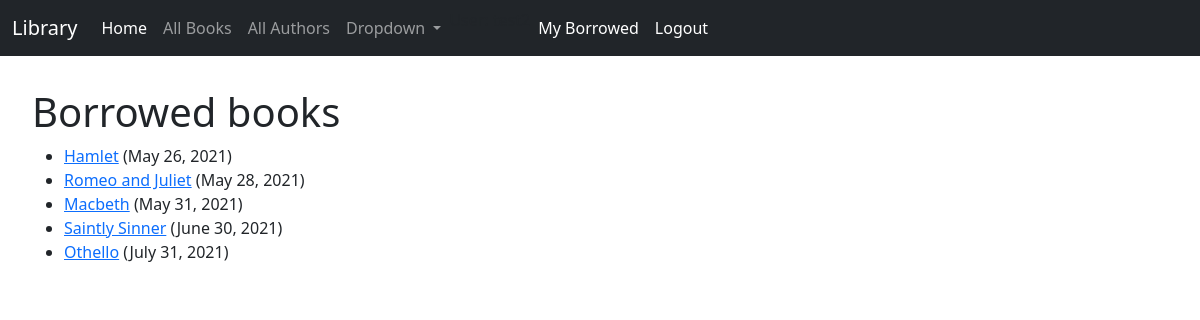
/catalog/mybooks/ (signed in), run on an earlier commit of the app's database.
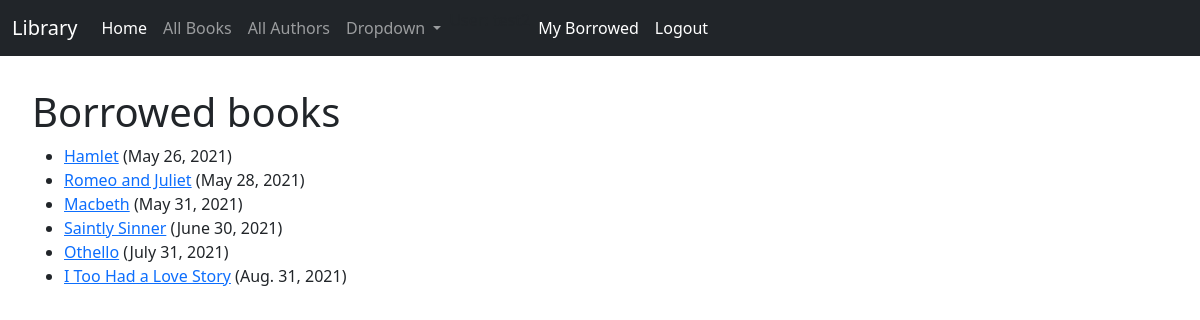
And on a later commit of the database.
### catalog/models.py (models this page shows, shortened)
class BookInstance(models.Model):
    id = models.UUIDField(primary_key=True, default=uuid.uuid4,
                          help_text='Unique ID for this particular book across whole library')
    book = models.ForeignKey('Book', on_delete=models.RESTRICT, null=True)
    imprint = models.IntegerField()
    due_back = models.DateField(null=True, blank=True)
    borrower = models.ForeignKey(User, on_delete=models.SET_NULL, null=True, blank=True)
    LOAN_STATUS = (
        ('m', 'Maintenance'),
        ('o', 'On loan'),
        ('a', 'Available'),
        ('r', 'Reserved'),
    )
    status = models.CharField(
        max_length=1,
        choices=LOAN_STATUS,
        blank=True,
        default='m',
        help_text='Book availability',
    )
    class Meta:
        ordering = ['due_back']
        permissions = (("can_mark_returned", "Set book as returned"),)
    @property
    def is_overdue(self):
        if self.due_back and date.today() > self.due_back:
            return True
        return False

class Book(models.Model):
    title = models.CharField(max_length=200)
    author = models.ForeignKey('Author', on_delete=models.SET_NULL, null=True)
    summary = models.TextField(
        max_length=1000, help_text='Enter a brief description of the book')
    isbn = models.CharField('ISBN', max_length=13, unique=True,
                            help_text='13 Character <a href="https://www.isbn-international.org/content/what-isbn">ISBN number</a>')
    genre = models.ManyToManyField(
        Genre, help_text='Select a genre for this book')
    language = models.ManyToManyField(
        Language, help_text='Select Language for this book')
    def get_language(self):
        """Create a string for the Genre. This is required to display genre in Admin."""
        return ', '.join(language.name for language in self.language.all())
    get_language.short_description = 'Language'
    class Meta:
        ordering = ['title', 'author']
    def display_genre(self):
        """Create a string for the Genre. This is required to display genre in Admin."""
        return ', '.join(genre.name for genre in self.genre.all()[:3])
    display_genre.short_description = 'Genre'

### catalog/views.py (the view)
# urls.py: path('mybooks/', views.LoanedBooksByUserListView.as_view(), name='my-borrowed'),
class LoanedBooksByUserListView(LoginRequiredMixin, ListView):
    model = BookInstance
    template_name = 'catalog/bookinstance_list_borrowed_user.html'
    paginate_by = 10
    def get_queryset(self):
        return BookInstance.objects.filter(borrower=self.request.user).filter(status__exact='o').order_by('due_back')

### catalog/templates/catalog/bookinstance_list_borrowed_user.html
{% extends "catalog/base.html" %}
{% block content %}
    <h1>Borrowed books</h1>
    {% if bookinstance_list %}
    <ul>
      {% for bookinst in bookinstance_list %}
      <li class="{% if bookinst.is_overdue %}text-danger{% endif %}">
        <a href="{% url 'book-detail' bookinst.book.pk %}">{{bookinst.book.title}}</a> ({{ bookinst.due_back }})
      </li>
      {% endfor %}
    </ul>
    {% else %}
      <p>There are no books borrowed.</p>
    {% endif %}
{% endblock %}

What changed in the data, as far as the page shows it:
added BookInstance: book "I Too Had a Love Story", due_back "Aug. 31, 2021"
